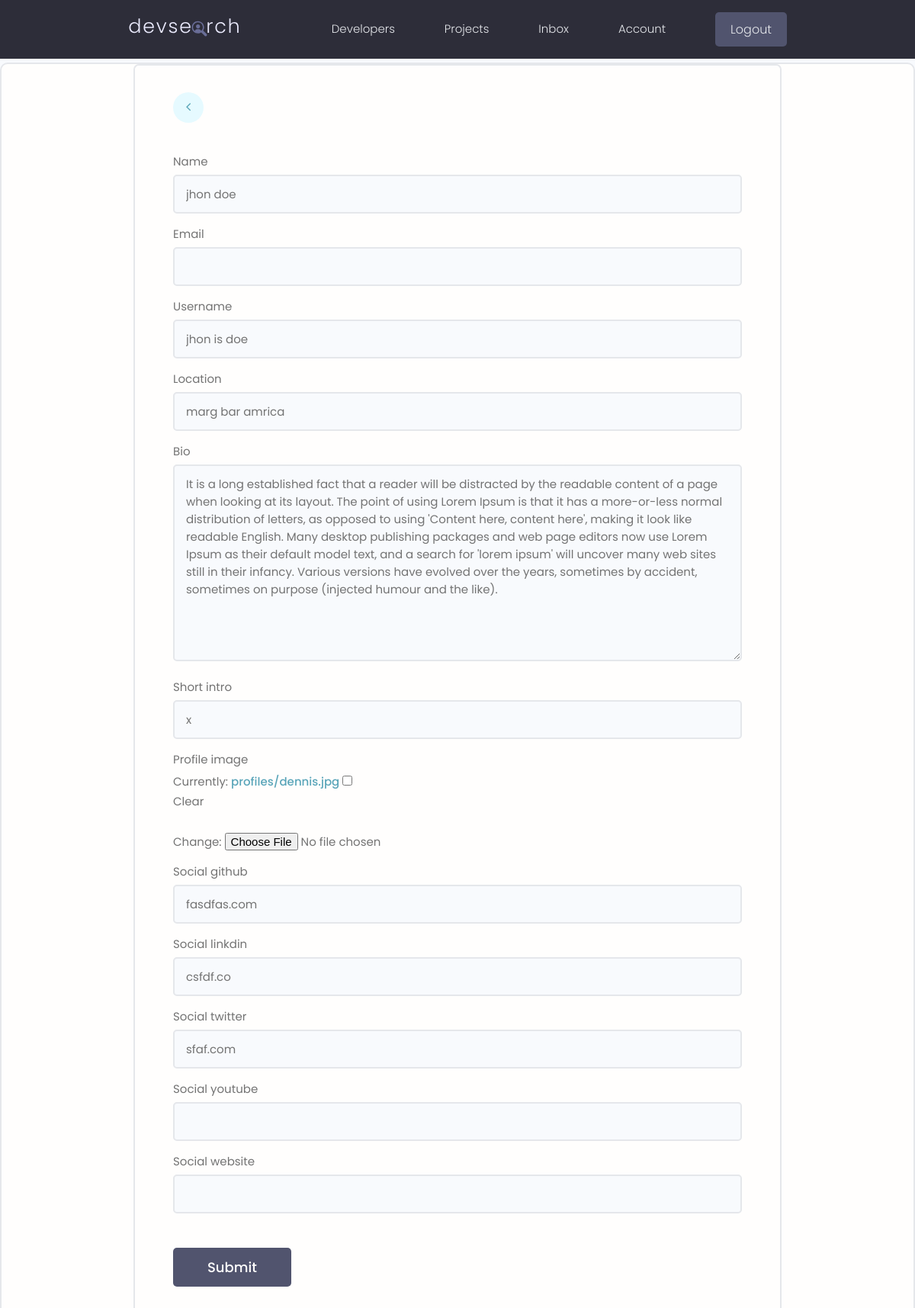
Screenshot of /editaccount/ (signed in) with the database file from the repository.
### users/models.py (models this page shows, shortened)
class Profile(models.Model):
      user = models.OneToOneField(User, on_delete=models.CASCADE,
            null=True, blank=True)
      name = models.CharField(max_length=200, blank=True, null=True)
      email = models.EmailField(max_length=500, blank=True,null=True)
      username =models.CharField(max_length=200, blank=True, null=True)
      location = models.CharField(max_length=200, blank=True, null=True)
      short_intro = models.CharField(max_length=200, blank=True, null=True)
      bio = models.TextField(blank=True, null=True)
      profile_image = models.ImageField(blank=True,null=True,
            default='user-default.png', upload_to='profiles/')
      social_github  = models.CharField(max_length=200, blank=True, null=True)
      social_twitter = models.CharField(max_length=200, blank=True, null=True)
      social_linkdin = models.CharField(max_length=200, blank=True, null=True)
      social_youtube = models.CharField(max_length=200, blank=True, null=True)
      social_website = models.CharField(max_length=200, blank=True, null=True)
      created = models.DateTimeField(auto_now_add=True)
      id = models.UUIDField(default=uuid.uuid4 ,
                  unique=True , primary_key=True , editable=False )

### users/views.py (the view)
# urls.py: path('editaccount/',views.editAccount, name='editaccount'),
@login_required(login_url ='login')
def editAccount(request):
      profile = request.user.profile
      form = ProfileForm(instance=profile)
      if request.method == 'POST':
            form = ProfileForm(request.POST,request.FILES,instance=profile)
            if form.is_valid():
                  form.save()
                  return redirect('account')
      context = {'form':form}
      return render(request,'users/profile_form.html', context )

### users/forms.py
class ProfileForm(ModelForm):
      class Meta:
            model = Profile
            fields = ['name','email',
                        'username','location','bio','short_intro','profile_image',
                        'social_github','social_linkdin','social_twitter',
                        'social_youtube',
                        'social_website',
                    ]
      def __init__(self,*args, **kwargs):
            super(ProfileForm, self).__init__(*args,**kwargs)
            for name , field in self.fields.items():
                  field.widget.attrs.update(
                        {
                              'class':"input input--text" ,
                               'id':"formInput#text" ,
                        }
                  )

### users/templates/users/profile_form.html (shortened to what this page needs)
{% extends "base.html" %}
{% load static %}
{% block content %}
<main class="formPage my-xl card">
    <div class="content-box">
        <div class="formWrapper">
            <a class="backButton" href="{% url 'account'  %}"><i class="fa fa-angle-left"></i></a>
            <br>
            <form class="form" method="POST" action="{% url 'editaccount' %}" enctype="multipart/form-data">
                {% for field in form %}
                <div class="form__field">
                    <label for="formInput#text">{{field.label}} </label>
                    {{field}}
                </div>
                {% endfor %}
                <input class="btn btn--sub btn--lg  my-md" type="submit" value="Submit" />
            </form>
        </div>
    </div>
</main>
{% endblock content %}

### static/styles/app.css (style rules this page uses)
:root { --color-sub: #2d2d39; }
.btn--sub { background-color: var(--color-sub-light); }
.card { border: 2px solid var(--color-light); }
.content-box { width: 95%; max-width: 85rem; margin: 0 auto; }
.backButton { background: var(--color-main-light); color: var(--color-main); width: 4rem; height: 4rem; display: flex; align-items: center; justify-content: center; border-radius: 50%; }
.backButton i { font-size: 1.8rem; }
.formPage .formWrapper { list-style: none; background: var(--color-white); padding: 3.5rem 5rem; border: 2px solid var(--color-light); border-radius: 0.7rem; }

### static/uikit/styles/modules/_variables.css (style rules this page uses)
:root { --color-main: #5aa5b9; --color-main-light: #e6faff; --color-sub: #3f4156; --color-sub-light: #51546e; --color-sub-lighter: #ededfd; --color-text: #737373; --color-gray: #8b8b8b; --color-light: #e5e7eb; --color-light-gray: #767676; --color-bg: #f8fafd; --color-white: #fffefd; --color-white-light: #f3f3f3; --color-success: #359e64; --color-success-bg: #def8e8; --color-error: #fc4b0b; --color-error-bg: #fff2ee; --font-base: 'Poppins', arial, helvetica, 'Segoe UI', roboto, ubuntu, sans-serif; --font-monospace: 'Fira Code', 'Courier New', courier, monospace; --font-regular: 300; --font-medium: 500; --font-bold: 700; --generic-shadow: 1px 1px 5px #00000010; --generic-transition: all 0.3s ease-in-out; }

### static/uikit/styles/modules/_base.css (style rules this page uses)
* { margin: 0; padding: 0; box-sizing: border-box; text-rendering: optimizeLegibility; color: inherit; font-size: inherit; }
html { font-size: 50%; }
@media only screen and (min-width: 480px) { html { font-size: 56.25%; } }
@media only screen and (min-width: 1200px) { html { font-size: 62.5%; } }
body { line-height: 1.6; font-weight: 400; font-size: 1.5rem; color: var(--color-text); background-color: var(--color-bg); min-height: 100vh; }

### static/uikit/styles/modules/_typography.css (style rules this page uses)
* { font-family: var(--font-base); }
a { padding-bottom: 2px; text-decoration: none; display: inline-block; color: var(--color-main); font-weight: var(--font-medium); }

### static/uikit/styles/modules/_utilities.css (style rules this page uses)
.my-md { margin: 3rem auto; }
.my-xl { margin: 8rem auto; }

### static/uikit/styles/modules/_button.css (style rules this page uses)
.btn { display: inline-block; position: relative; cursor: pointer; background-color: var(--color-light); font-weight: var(--font-medium); color: var(--color-sub); text-decoration: none; padding: 1rem 2rem; border-radius: 0.5rem; border: none; width: -webkit-fit-content; width: -moz-fit-content; width: fit-content; height: -webkit-fit-content; height: -moz-fit-content; height: fit-content; font-size: 1.6rem; outline-width: 0; outline-color: transparent; -webkit-backface-visibility: hidden; backface-visibility: hidden; transition: all 0.3s ease-in-out; }
.btn--sub { background-color: var(--color-sub); color: var(--color-white); }
.btn--lg { font-size: 1.8rem; padding: 1.2rem 4.5rem; }

### static/uikit/styles/modules/_card.css (style rules this page uses)
.card { border-radius: 1rem; background-color: var(--color-white); border: 1.5px solid var(--color-light); width: auto; height: auto; margin-top: 0.5rem; margin-bottom: 0.5rem; overflow: hidden; }

### static/uikit/styles/modules/_form.css (style rules this page uses)
.form { display: block; }
.form__field { margin-top: 1.5rem; margin-bottom: 1.5rem; }
.form__label, .form__field > label { display: block; margin-bottom: 0.5rem; color: var(--color-text); }
input.input[type='text'], input.input[type='email'], input.input[type='password'], input.input[type='number'], textarea.input { min-width: 24rem; width: 100%; padding: 1.2rem 1.5rem; border-radius: 0.5rem; border: 2px solid var(--color-light); transition: all 0.3s ease-in-out; background-color: var(--color-bg); }

### rows the page displays
Profile: form "jhon doe" "jhon is doe" "marg bar amrica" "It is a long established fact that a reader will be distracted by the readable content of a page when looking at its layout. The point of using Lorem Ipsum is that it has a more-or-less normal distribution of letters, as opposed to using 'Content here, content here', making it look like readable English. Many desktop publishing packages and web page editors now use Lorem Ipsum as their default model text, and a search for 'lorem ipsum' will uncover many web sites still in their infancy. Various versions have evolved over the years, sometimes by accident, sometimes on purpose (injected humour and the like)." "x" "fasdfas.com" "csfdf.co" "sfaf.com"

### other values shown
{{ field.label }} "Name" "Email" "Username" "Location" "Bio" "Short intro" "Profile image" "Social github" "Social linkdin" "Social twitter" "Social youtube" "Social website"
